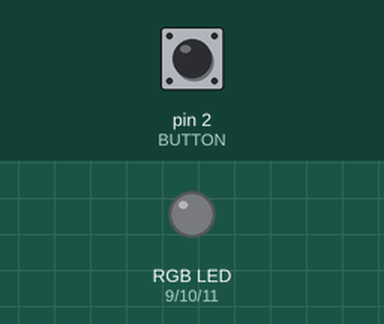
Simulated run of this sketch. Board: Arduino Uno, built with avr-gcc and run on an emulated ATmega328P. Parts: an RGB LED mixed from three pins (HIGH = lit). The inputs (shaded band) are chosen by the test bench; at power-on: pin 2 (BUTTON) LOW. Dim RGB values are drawn brighter than linear.

Above: at 1.2 s.
1.3 s: pin 2 (BUTTON) pulled HIGH for 0.15 s
At 1.8 s:
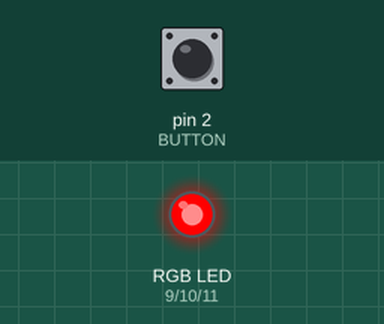
2.9 s: pin 2 (BUTTON) pulled HIGH for 1 s
At 4.3 s:
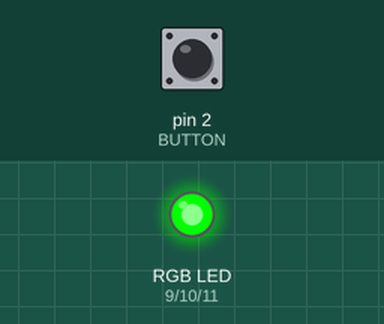
5.4 s: pin 2 (BUTTON) pulled HIGH for 0.15 s
At 6.2 s:
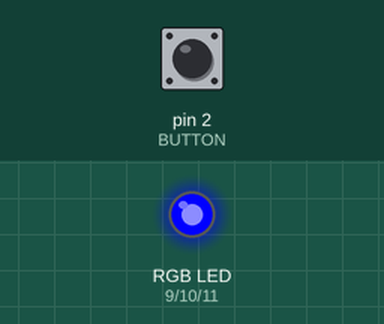
7.0 s: pin 2 (BUTTON) pulled HIGH for 3.2 s
At 7.4 s:
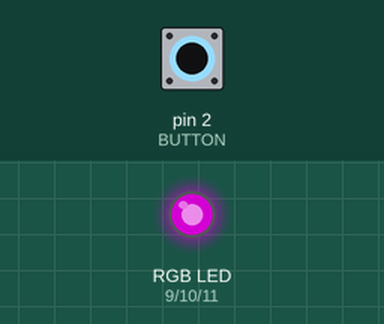
11.7 s: pin 2 (BUTTON) pulled HIGH for 0.15 s
At 12.2 s:
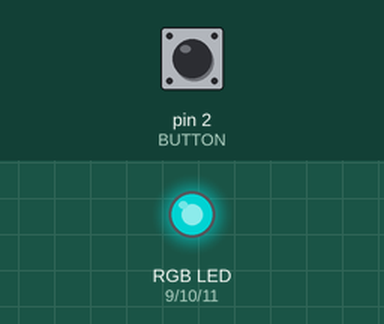
13.3 s: pin 2 (BUTTON) pulled HIGH for 1 s
At 14.6 s:
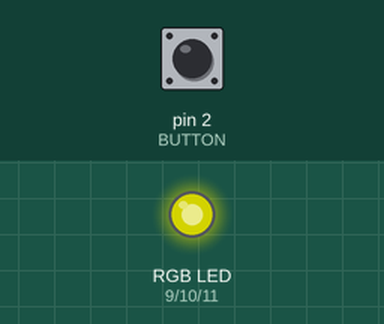
Timing chart, 0 to 16.3 s (numbered marks = the images above; inputs shaded):
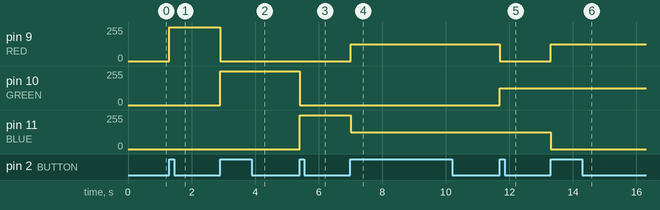

The sketch:

RGB_LED.ino
```cpp
const int RED = 9;
const int BLUE = 11;
const int GREEN = 10;
const int BUTTON = 2;

boolean lastButton = LOW;
boolean currentButton = LOW;

int ledMode = 0;


void setup() {
  pinMode(RED, OUTPUT);
  pinMode(BLUE, OUTPUT);
  pinMode(GREEN, OUTPUT);
  pinMode(BUTTON, INPUT);
}

boolean debounce(boolean last)//digitalRead 때 했던 것 재활용
{
  boolean current = digitalRead(BUTTON);
  if(last != current){
    delay(5);
    current = digitalRead(BUTTON);
  }
  return current;
}

void setMode(int mode)//각 모드마다 RGB의 출력 제어하는 함수
{
  if(mode == 1){
    digitalWrite(RED, HIGH);
    digitalWrite(BLUE, LOW);
    digitalWrite(GREEN, LOW);
  }
  else if(mode == 2){
    digitalWrite(RED, LOW);
    digitalWrite(GREEN, HIGH);
    digitalWrite(BLUE, LOW);
  }
  else if(mode == 3){
    digitalWrite(RED, LOW);
    digitalWrite(GREEN, LOW);
    digitalWrite(BLUE, HIGH);
  }
  else if(mode == 4){
    analogWrite(RED, 127);
    analogWrite(GREEN, 0);
    analogWrite(BLUE, 127);
  }
  else if(mode == 5){
    analogWrite(RED, 0);
    analogWrite(GREEN, 127);
    analogWrite(BLUE, 127);
  }
  else if(mode == 6){
    analogWrite(RED, 127);
    analogWrite(GREEN, 127);
    analogWrite(BLUE, 0);
  }
  else if(mode == 7){
    analogWrite(RED, 85);
    analogWrite(GREEN, 85);
    analogWrite(BLUE, 85);
  }
  else{
    digitalWrite(RED, LOW);
    digitalWrite(GREEN, LOW);
    digitalWrite(BLUE, LOW);
  }
}

void loop() {
  currentButton = debounce(lastButton);
  if(lastButton ==LOW && currentButton == HIGH){
    ledMode++;//버튼이 눌릴때마다 모드 바꾸기
  }
  lastButton = currentButton;
  if(ledMode == 8){
    ledMode = 0;//ledMode가 8이면 모드 초기화
  }
  setMode(ledMode);//모드 설정
}
```

Measured:
- after the input at 1.3 s, pin 9 (RED): 0/255 → 255/255 at once
- after the input at 2.9 s, pin 9 (RED): 255/255 → 0/255 at once; pin 10 (GREEN): 0/255 → 255/255 at once
- after the input at 5.4 s, pin 10 (GREEN): 255/255 → 0/255 at once; pin 11 (BLUE): 0/255 → 255/255 at once
- after the input at 7.0 s, pin 9 (RED): 0/255 → 127/255 at once; pin 11 (BLUE): 255/255 → 127/255 at once
- after the input at 11.7 s, pin 9 (RED): 127/255 → 0/255 at once; pin 10 (GREEN): 0/255 → 127/255 at once
- after the input at 13.3 s, pin 9 (RED): 0/255 → 127/255 at once; pin 11 (BLUE): 127/255 → 0/255 at once
